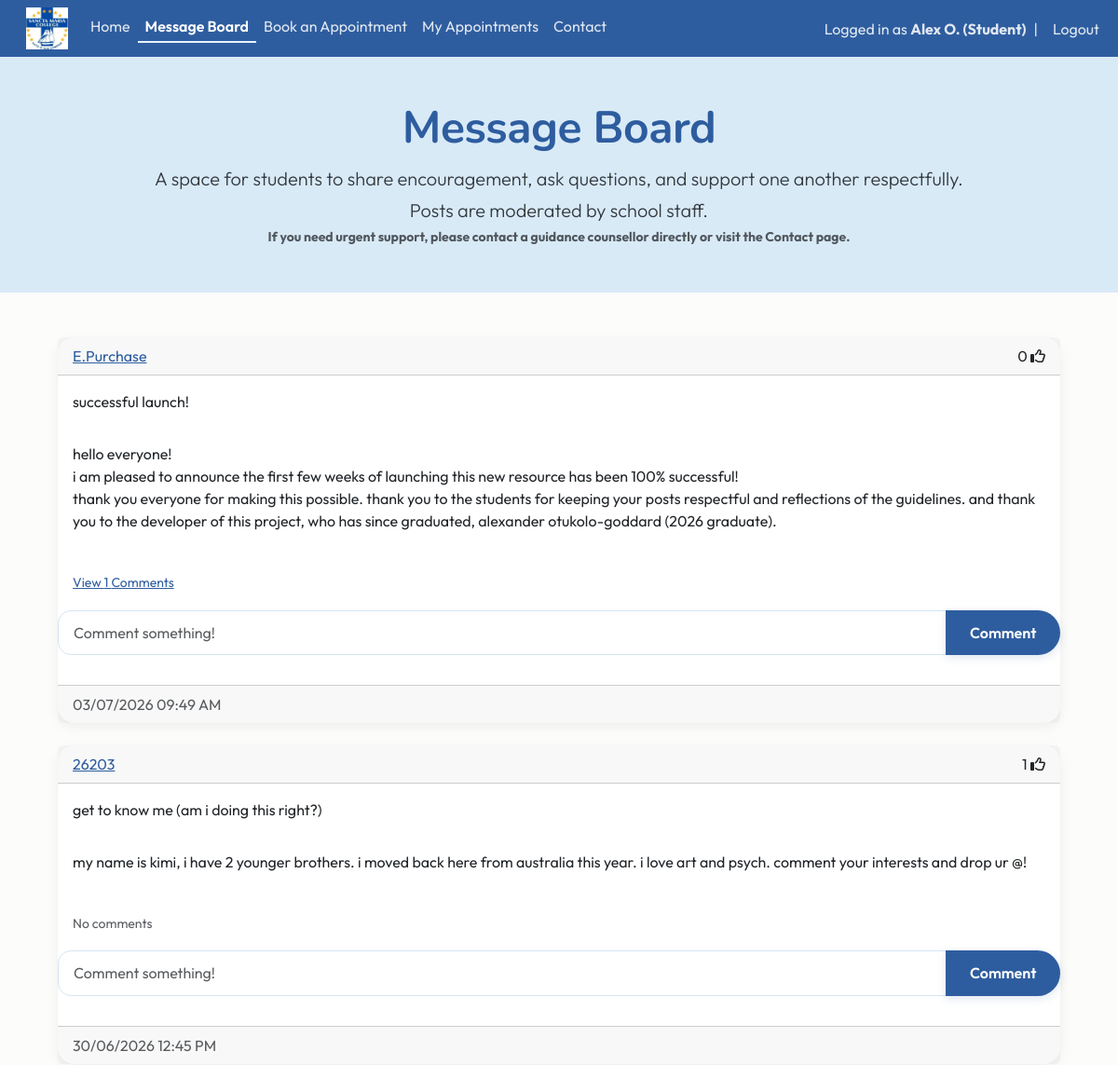
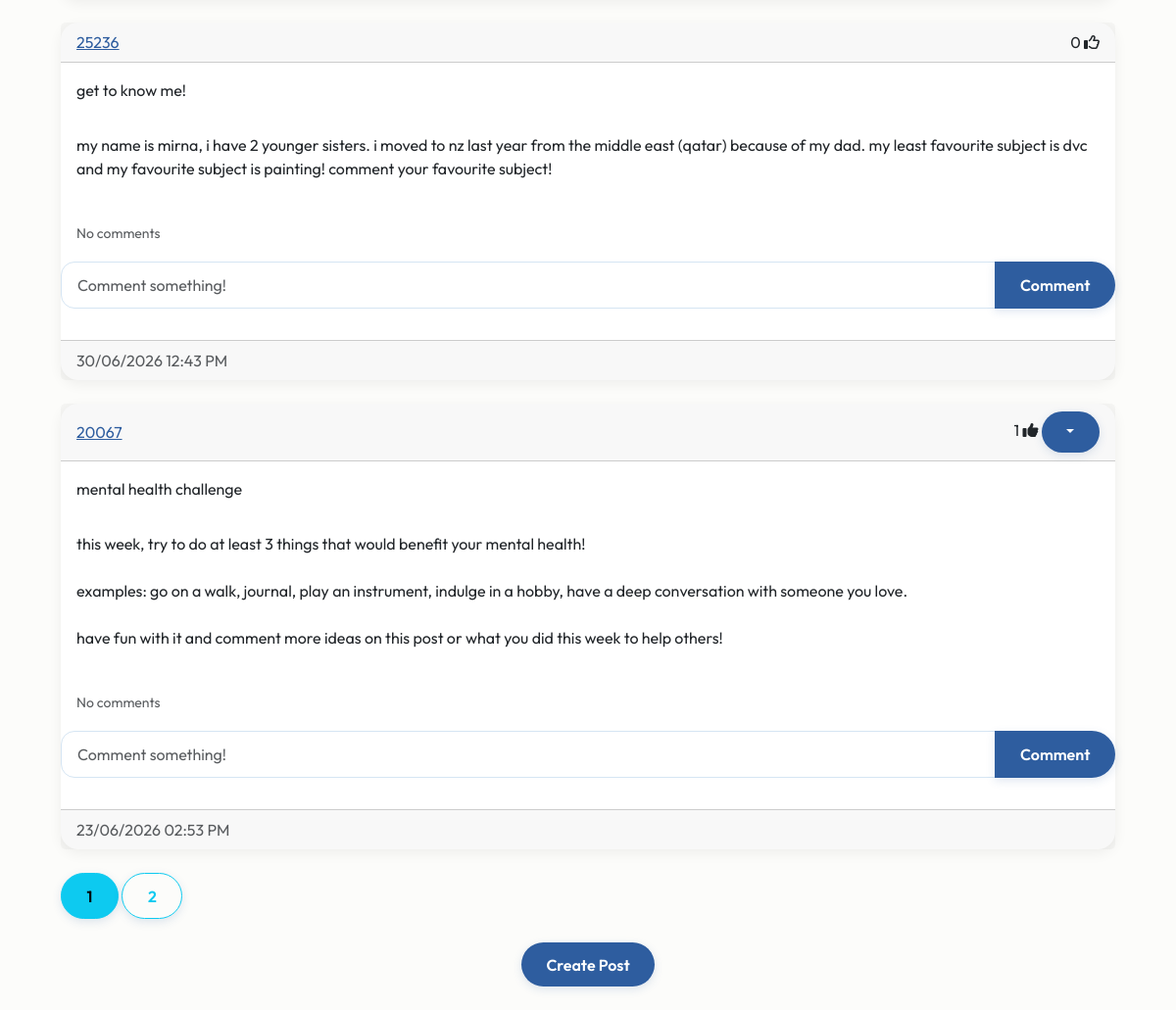
Screenshot of /blog (signed in) with the database file from the repository (2 pictures, top to bottom).
### website/models.py (models this page shows)
class User(db.Model, UserMixin):
    id = db.Column(db.Integer, primary_key=True)
    email = db.Column(db.String(150), unique=True)
    fname = db.Column(db.String(20))
    lname = db.Column(db.String(20))
    username = db.Column(db.String(150), unique=True)
    role = db.Column(db.String(150))
    password = db.Column(db.String(150))
    date_created = db.Column(db.DateTime(timezone=True), default=func.now())
    posts = db.relationship("Post", backref="user", cascade="all, delete-orphan")
    comments = db.relationship("Comment", backref="user", cascade="all, delete-orphan")
    likes = db.relationship("Like", backref="user", cascade="all, delete-orphan")
    appointments = db.relationship('Appointment', foreign_keys="Appointment.counsellor_id", back_populates="counsellor")

class Post(db.Model):
    id = db.Column(db.Integer, primary_key=True)
    title = db.Column(db.String(150), unique=False)
    content = db.Column(db.Text, nullable=False)
    date_created = db.Column(db.DateTime(timezone=True), default=func.now())
    author = db.Column(db.Integer, db.ForeignKey('user.id', ondelete="CASCADE"), nullable=False)
    comments = db.relationship('Comment', backref='post', cascade="all, delete-orphan")
    likes = db.relationship('Like', backref='post', cascade="all, delete-orphan")
    @property
    def nz_date_created(self):
        if self.date_created.tzinfo is None:
            utc = self.date_created.replace(tzinfo=ZoneInfo("UTC"))
        else:
            utc = self.date_created
        return utc.astimezone(ZoneInfo("Pacific/Auckland"))

### website/views.py (the view)
@views.route("/blog")
@login_required
def blog():
    page = request.args.get('page', 1, type=int)
    posts = Post.query.order_by(Post.date_created.desc()).paginate(page=page, per_page=4)
    return render_template("blog.html", user=current_user, posts=posts, endpoint='views.blog')

### website/__init__.py (called while the page is built)
def create_app():
    app = Flask(__name__)
    app.config['SECRET_KEY'] = "DQiAlMIU5u5eeLDw4KPMHx4d"
    app.config['SQLALCHEMY_DATABASE_URI'] = f'sqlite:///{DB_NAME}'
    db.init_app(app)
    from .views import views
    from .auth import auth
    app.register_blueprint(views, url_prefix="/")
    app.register_blueprint(auth, url_prefix="/")
    from .models import User, Post
    with app.app_context():
        db.create_all()
    login_manager = LoginManager()
    login_manager.login_view = "auth.login"
    login_manager.init_app(app)
    @login_manager.user_loader
    def load_user(id):
        return User.query.get(int(id))
    return app

### website/models.py (called while the page is built)
    @property
    def nz_date_created(self):
        if self.date_created.tzinfo is None:
            utc = self.date_created.replace(tzinfo=ZoneInfo("UTC"))
        else:
            utc = self.date_created
        return utc.astimezone(ZoneInfo("Pacific/Auckland"))

### website/templates/blog.html
{% extends "posts_div.html"%} {% block title %} Message Board {% endblock %}

### website/templates/posts_div.html (shortened to what this page needs)
{% extends "template.html"%} {% block title %} Message Board {% endblock %}
{% block content%}
{% block hero %}
<section class="hero hero-small mb-5">
    <div class="container text-center">
        <h1 class="display-5 fw-bold">Message Board</h1>
        <p class="lead">
            A space for students to share encouragement, ask questions, and support one another respectfully.<br>
            Posts are moderated by school staff.
        </p>
        <p class="small text-muted">
            <strong>If you need urgent support, please contact a guidance counsellor directly or visit the Contact page.</strong>
        </p>
    </div>
</section>
{% endblock %}
<div class="container">
    <div id="posts">
        {% for post in posts %}
        <div class="card border-dark">
            <div class="card-header d-flex justify-content-between align-items-center">
                <a href="/posts/{{post.user.username}}">{{post.user.username}}</a>
                <div>
                    <span id="likes-count-{{post.id}}">{{ post.likes|length }}</span>
                    {% if user.id in post.likes|map(attribute="author")|list %}
                    <i class="fas fa-thumbs-up" id="like-button-{{post.id}}" onclick="like({{post.id}})"></i>
                    {% else %}
                    <i class="far fa-thumbs-up" id="like-button-{{post.id}}" onclick="like({{post.id}})"></i>
                    {% endif %}
                        {% if user.id == post.author or user.role == "Teacher" or user.role == "Guidance Counsellor" %}
                        <div class="btn-group">
                            <button type="button" class="btn btn-primary btn-sm dropdown-toggle" data-bs-toggle="dropdown"></button>
                        </div>
                        {% endif %}
                </div>
            </div>
            <div class ="card-body">
                <div class="card-text">{{post.title}}</div>
            </div>
            <div class ="card-body">
                <div class="card-text">{{post.content | replace('\n', '<br>') | safe}}</div>
            </div>
            <br/>
            <p class="card-text ms-3">
                {% if post.comments|length > 0 %}
                <a data-bs-toggle="collapse" href="#comments-{{post.id}}" role="button">
                    <small>View {{post.comments|length}} Comments</small>
                </a>
                {% else %}
                <small class="text-muted">No comments</small>
                {% endif %}
            </p>
            <form class="input-group mb-3" method="POST" action="{{ url_for('views.create_comment', post_id=post.id, page=posts.page) }}">
                <input type="text" id="text" name="text" class="form-control" placeholder="Comment something!"/>
                <button type="submit" class="btn btn-primary">Comment</button>
            </form >
            <div class ="card-footer text-muted">{{ post.nz_date_created.strftime("%d/%m/%Y %I:%M %p") }}</div>
        </div>
        <br/>
        {% endfor %}
    </div>
    {% for page_num in posts.iter_pages(left_edge=1, right_edge=1, left_current=1, right_current=2) %}
    {% if page_num %}
    {% if endpoint == 'views.posts' %}
    {% set page_url = url_for(endpoint, username=username, page=page_num) %}
    {% else %}
    {% set page_url = url_for(endpoint, page=page_num) %}
    {% endif %}
    {% if posts.page == page_num %}
    <a class="btn btn-info mb-4" href="{{ page_url }}">{{page_num}}</a>
    {% else %}
    <a class="btn btn-outline-info mb-4" href="{{ page_url }}">{{page_num}}</a>
    {% endif %}
    {% else %}
    ...
    {% endif %}
    {% endfor %}
    {% block footer %}
    <div align="center">
        <a href="/create-post">
            <button type="button" class="btn btn-primary btn-large">
                Create Post
            </button>
        </a>
    </div>
    <br/>
</div>
{% endblock %}
{% endblock %}

### website/templates/template.html (shortened to what this page needs)
<!DOCTYPE html>
<html>
    <head>
        <link href="https://cdn.jsdelivr.net/npm/bootstrap@5.3.8/dist/css/bootstrap.min.css" rel="stylesheet">
        <link rel="stylesheet" type="text/css" href="{{ url_for('static', filename='main.css') }}">
    </head>
    <body>
        <nav class="navbar navbar-expand-lg sticky-top">
            <div class="container-fluid">
              <div class="collapse navbar-collapse" id="navbarSupportedContent">
                <ul class="navbar-nav me-auto mb-2 mb-lg-0">
                  <li class="nav-item">
                      <a class="navbar-brand" href="/home">
                          <img src="{{ url_for('static', filename='img/schoollogo.jpg') }}" width="45px" height="45px">
                      </a>
                  </li>
                  <li class="nav-item">
                      <a class="nav-link {% if request.path == '/home' %}active{% endif %}" href="/home">Home</a>
                  </li>
                  {% if user.is_authenticated %}
                  <li class="nav-item">
                    <a class="nav-link {% if request.path == '/blog' %}active{% endif %}" href="/blog">Message Board</a>
                  </li>
                  <li class="nav-item">
                      <a class="nav-link {% if request.path == '/book-appointment' %}active{% endif %}" href="/book-appointment">Book an Appointment</a>
                  </li>
                  {% if user.role == "Student" %}
                  <li class="nav-item">
                    <a class="nav-link {% if request.path == '/appointment-history' %}active{% endif %}" href="/appointment-history">My Appointments</a>
                  </li>
                  {% endif %}
                  {% endif %}
                  <li class="nav-item">
                      <a class="nav-link {% if request.path == '/contact' %}active{% endif %}" href="/contact">Contact</a>
                  </li>
                </ul>
                <ul class="navbar-nav ms-auto align-items-center">
                {% if user.is_authenticated %}
                <li class="nav-item">
                    <span class="navbar-text">
                        Logged in as <strong>{{ user.fname }} {{ user.lname[0] }}. ({{ user.role }})</strong>
                    </span>
                </li>
                <li class="nav-item mx-2">
                    <span class="navbar-text">|</span>
                </li>
                <li class="nav-item">
                    <a class="nav-link py-0" href="/logout">Logout</a>
                </li>
                {% endif %}
                </ul>
              </div>
            </div>
          </nav>
        <main>{% block content %} {% endblock %}</main>
      </body>
</html>

### website/static/main.css (style rules this page uses)
:root { --navy: #2E5D9F; --blue: #5D8CC7; --seafoam: #e7f3fc; --light-blue: #F5FAFE; --cream: #FCFCFA; --text: #343A40; --danger: #C86B6B; --radius: 18px; --section-padding: 6rem; }
.navbar { background-color:var(--navy); }
.navbar .nav-link, .navbar .navbar-text { color: rgba(255,255,255,0.85); transition: 0.2s ease; }
.navbar .nav-link.active { color: #FFFFFF; font-weight: 600; border-bottom: 2px solid var(--seafoam); padding-bottom: 4px; }
body { background-color: var(--cream); color: var(--text); font-family: 'Outfit', Arial, sans-serif; }
h1,h2,h3 { font-family: 'Nunito', Arial, sans-serif; font-weight: 700; }
p { line-height:1.7; }
.hero { background: #D9EAF7; min-height: 500px; display: flex; align-items: center; }
.hero-small { background: #D9EAF7; min-height: 220px; display: flex; align-items: center; padding: 3rem 0; margin-bottom:3rem; }
.hero h1 { color: var(--navy); font-family: 'Nunito', sans-serif; font-weight: 800; letter-spacing: -0.5px; }
.hero p { max-width:700px; margin:auto; }
.hero .lead { max-width:900px; margin:0 auto; }
.container { max-width: 1100px; }
.card { border: none; border-radius: var(--radius); box-shadow: 0 4px 14px rgba(0,0,0,0.06); transition: transform 0.25s ease, box-shadow 0.25s ease; }
.card a:not(.btn) { color: var(--navy); font-weight: 400; }
.btn { border-radius: 30px; padding: .65rem 1.6rem; font-weight: 600; transition: all .25s ease; box-shadow: 0 3px 10px rgba(46,93,159,.15); }
.btn-primary { background: var(--navy); border: none; color: white; }
form { padding-bottom:1rem; }
.form-control, .form-select { border-radius:14px; border:1px solid #D5E5F3; padding:.7rem 1rem; }

### rows the page displays
User: fname "Alex", lname "O", role "Student"
Post: user.username "E.Purchase", likes|length "0", title "successful launch!", content "hello everyone! i am pleased to announce the first few weeks of launching this new resource has been 100% successful! thank you everyone for making this possible. thank you to the students for keeping your posts respectful and reflections of the guidelines. and thank you to the developer of this project, who has since graduated, alexander otukolo-goddard (2026 graduate).", comments|length "1", nz_date_created "03/07/2026 09:49 AM"
Post: user.username "26203", likes|length "1", title "get to know me (am i doing this right?)", content "my name is kimi, i have 2 younger brothers. i moved back here from australia this year. i love art and psych. comment your interests and drop ur @!", shows "No comments", nz_date_created "30/06/2026 12:45 PM"
Post: user.username "25236", likes|length "0", title "get to know me!", content "my name is mirna, i have 2 younger sisters. i moved to nz last year from the middle east (qatar) because of my dad. my least favourite subject is dvc and my favourite subject is painting! comment your favourite subject!", shows "No comments", nz_date_created "30/06/2026 12:43 PM"
Post: user.username "20067", likes|length "1", title "mental health challenge", content "this week, try to do at least 3 things that would benefit your mental health! examples: go on a walk, journal, play an instrument, indulge in a hobby, have a deep conversation with someone you love. have fun with it and comment more ideas on this post or what you did this week to help others!", shows "No comments", nz_date_created "23/06/2026 02:53 PM"

### other values shown
{{ page_num }} "1"
{{ page_num }} "2"
